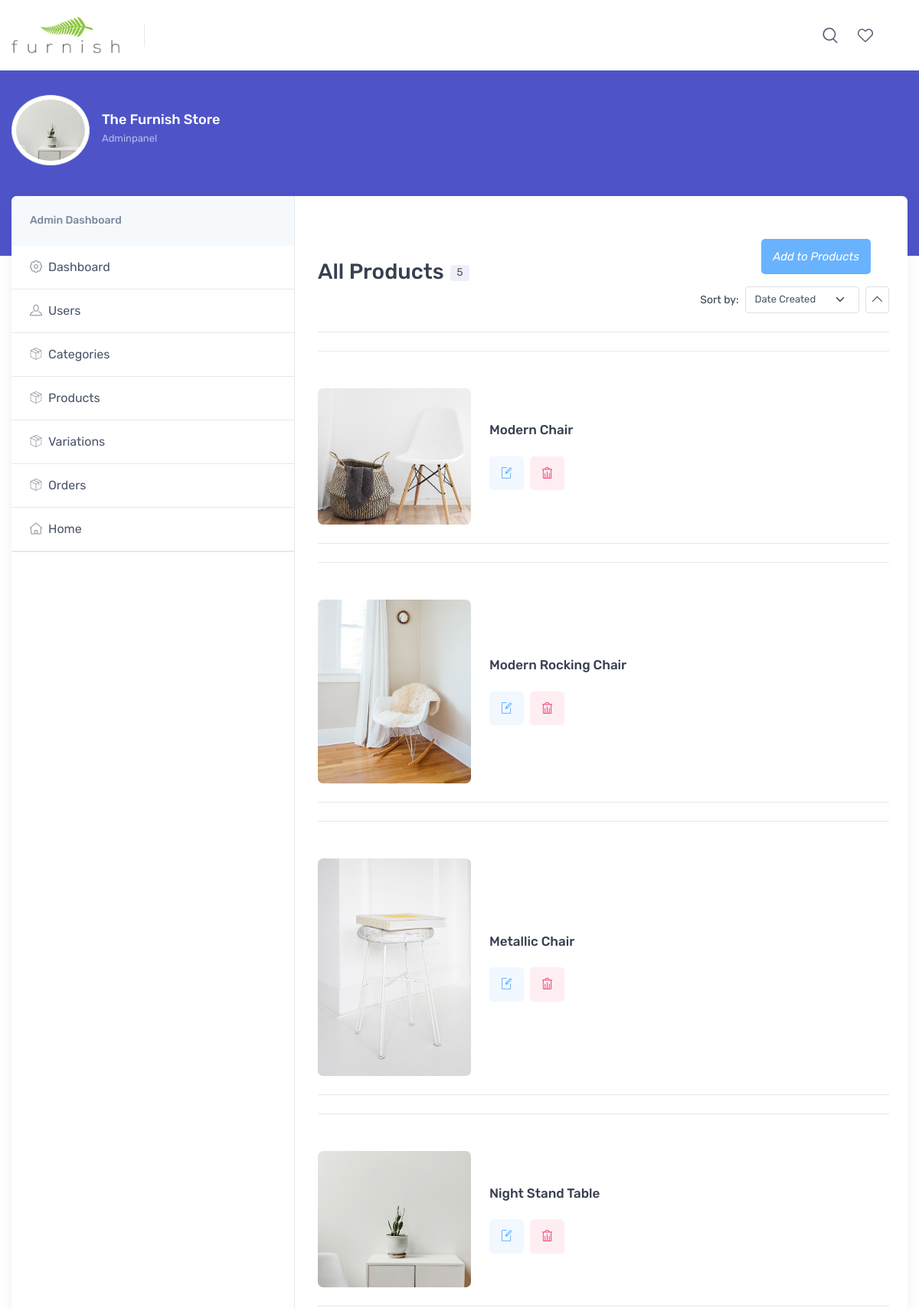
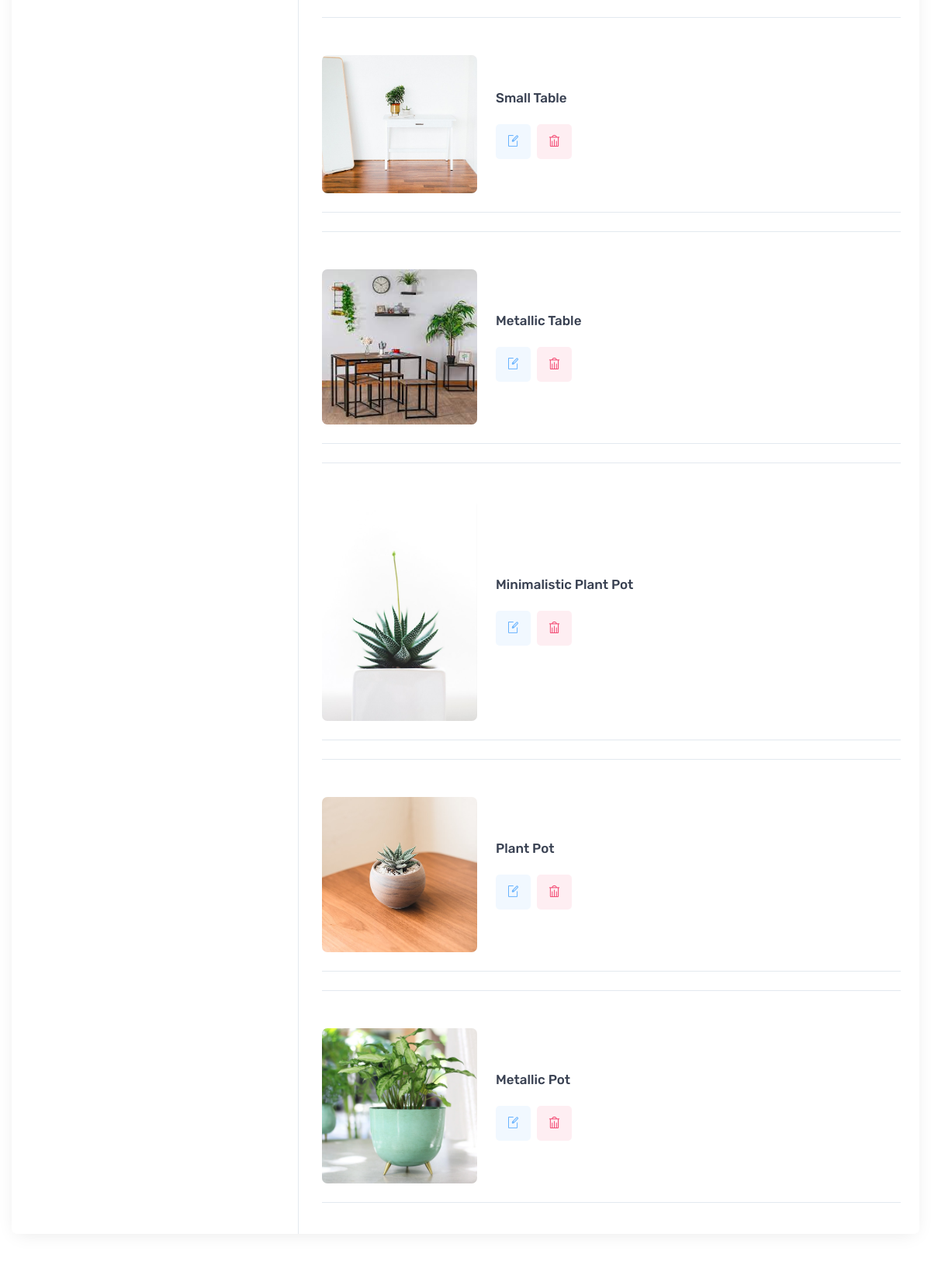
Page /adminpanel/products/ (signed in, upper part) on the committed database (2 pictures, top to bottom).
### store/models.py (models this page shows, shortened)
class Product(models.Model):
    product_name    = models.CharField(max_length=200, unique=True)
    slug            = models.SlugField(max_length=200, unique=True)
    description     = models.TextField(max_length=500, blank=True)
    price           = models.IntegerField()
    images          = models.ImageField(upload_to='photos/products')
    stock           = models.IntegerField()
    is_available    = models.BooleanField(default=True)
    category        = models.ForeignKey(Categorie, on_delete=models.CASCADE)
    created_date    = models.DateTimeField(auto_now_add=True)
    modified_date   = models.DateTimeField(auto_now=True)

### adminpanel/views.py (the view)
# urls.py: path('products/',views.product_management,name='product_management'),
@login_required(login_url='signin')
@user_passes_test(lambda u: u.is_superuser, login_url='home')
def product_management(request):
    products = Product.objects.all().filter(is_available=True).order_by('id')
    context={
        'products': products
    }
    return render(request, 'adminpanel/dashboard-products.html',context)

### cart/context_processors.py (called while the page is built, shortened)
def counter(request):
    cart_count = 0
    if 'admin' in request.path:
        return {}
    return dict(cart_count=cart_count)

def wish_counter(request):
    wish_count = 0
    if 'admin' in request.path:
        return {}
    return dict(wish_count=wish_count)

### category/context_processors.py (called while the page is built)
def menu_links(request):
    links = Categorie.objects.all()
    return dict(links=links)

### templates/adminpanel/dashboard-products.html (shortened to what this page needs)
{% extends 'adminpanel/dashboard-base.html'%}
{% block content %}
<section class="col-lg-8 pt-lg-4 pb-4 mb-3">
    <div class="pt-2 px-4 ps-lg-0 pe-xl-5">
      <div class="d-sm-flex flex-wrap justify-content-between align-items-center border-bottom">
        <h2 class="h3 py-2 me-2 text-center text-sm-start">All Products<span class="badge bg-faded-accent fs-sm text-body align-middle ms-2">5</span></h2>
        <div class="py-2" >
            <div style="padding:1rem; margin-left:4rem;"><a href="{% url 'add_product' %}"> <button  class="btn bg-info btn-icon me-2" type="button" data-bs-toggle="tooltip"  title="Add New"><i class="text-light">Add to Products</i></button></a></div>
          <div class="d-flex flex-nowrap align-items-center pb-3">
            <label class="form-label fw-normal text-nowrap mb-0 me-2" for="sorting">Sort by:</label>
            <select class="form-select form-select-sm me-2" id="sorting">
              <option>Date Created</option>
            </select>
            <button class="btn btn-outline-secondary btn-sm px-2" type="button"><i class="ci-arrow-up"></i></button>
          </div>
        </div>
      </div>
      {% for x in products %}
      <br><hr><br>
      <div class="d-block d-sm-flex align-items-center py-4 border-bottom"><a class="d-block mb-3 mb-sm-0 me-sm-4 ms-sm-0 mx-auto" href="marketplace-single.html" style="width: 12.5rem;"><img class="rounded-3" src="{{x.images.url}}" alt="Product"></a>
        <div class="text-center text-sm-start">
          <h3 class="h6 product-title mb-2"><a href="marketplace-single.html">{{x.product_name }}</a></h3>
          <div class="d-flex justify-content-center justify-content-sm-start pt-3">
            <a href="{% url 'edit_product' x.id %}"><button class="btn bg-faded-info btn-icon me-2" type="button" data-bs-toggle="tooltip" title="Edit"><i class="ci-edit text-info"></i></button></a>
            <a href="{% url 'delete_product' x.id %}" onclick="return confirm('Are you sure you want to delete the product {{x.product_name }}')"><button class="btn bg-faded-danger btn-icon " type="button" data-bs-toggle="tooltip" title="Delete"><i class="ci-trash text-danger"></i></button></a>
          </div>
        </div>
      </div>
      {% endfor %}
    </div>
</section>
{% endblock content%}

### rows in the picture
Product: images (picture), product_name "Modern Chair"
Product: images (picture), product_name "Modern Rocking Chair"
Product: images (picture), product_name "Metallic Chair"
Product: images (picture), product_name "Night Stand Table"
Product: images (picture), product_name "Small Table"
Product: images (picture), product_name "Metallic Table"
Product: images (picture), product_name "Minimalistic Plant Pot"
Product: images (picture), product_name "Plant Pot"
Product: images (picture), product_name "Metallic Pot"
